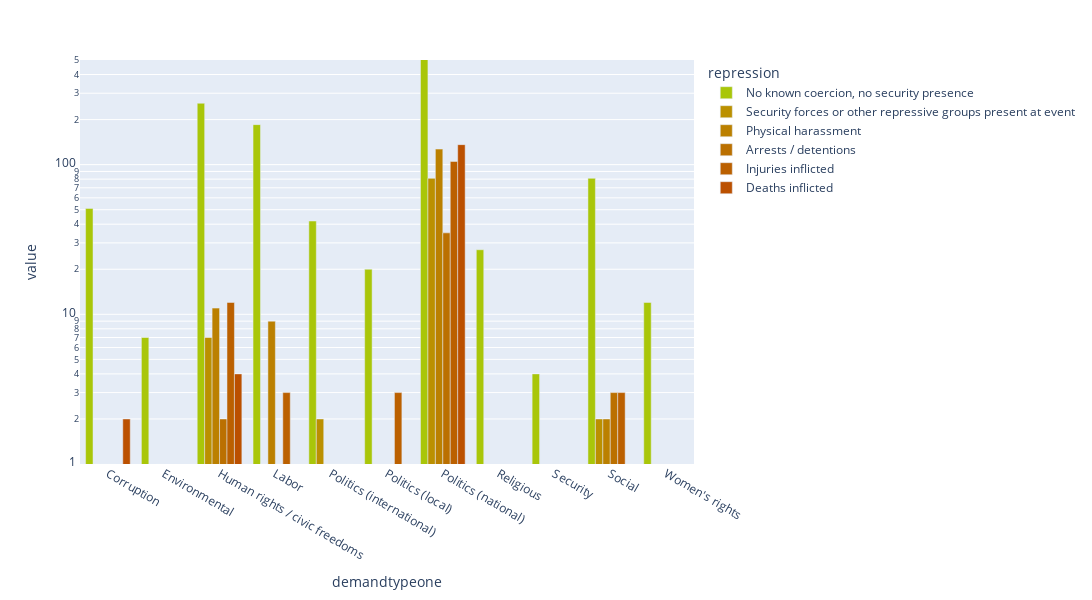

Write notebook code for a chart like this one.
### Code cell
df = create_df('demandtypeone',drop_non_violence=False)
color_dict= col_func(df)

fig = px.bar(df, log_y=True, range_y= [1,500],barmode='group',
            width=1400, height=600,
            color_discrete_map=color_dict)
plt.savefig('demand_repress.png')
fig.show()

### Figure 1 — Plotly figure (JSON) as saved in the notebook; plotly's stock layout.template omitted (floating-point values rounded to 4 significant figures)
{"data": [{"alignmentgroup": "True", "hovertemplate": "repression=No known coercion, no security presence<br>demandtypeone=%{x}<br>value=%{y}<extra></extra>", "legendgroup": "No known coercion, no security presence", "marker": {"color": "#A9C609", "pattern": {"shape": ""}}, "name": "No known coercion, no security presence", "offsetgroup": "No known coercion, no security presence", "orientation": "v", "showlegend": true, "textposition": "auto", "type": "bar", "x": ["Corruption", "Environmental", "Human rights / civic freedoms", "Labor", "Politics (international)", "Politics (local)", "Politics (national)", "Religious", "Security", "Social", "Women's rights"], "xaxis": "x", "y": [51, 7, 257, 185, 42, 20, 1391, 27, 4, 81, 12], "yaxis": "y"}, {"alignmentgroup": "True", "hovertemplate": "repression=Security forces or other repressive groups present at event<br>demandtypeone=%{x}<br>value=%{y}<extra></extra>", "legendgroup": "Security forces or other repressive groups present at event", "marker": {"color": "#BB9000", "pattern": {"shape": ""}}, "name": "Security forces or other repressive groups present at event", "offsetgroup": "Security forces or other repressive groups present at event", "orientation": "v", "showlegend": true, "textposition": "auto", "type": "bar", "x": ["Corruption", "Environmental", "Human rights / civic freedoms", "Labor", "Politics (international)", "Politics (local)", "Politics (national)", "Religious", "Security", "Social", "Women's rights"], "xaxis": "x", "y": [1, null, 7, 1, 2, null, 81, null, null, 2, null], "yaxis": "y"}, {"alignmentgroup": "True", "hovertemplate": "repression=Physical harassment<br>demandtypeone=%{x}<br>value=%{y}<extra></extra>", "legendgroup": "Physical harassment", "marker": {"color": "#BB8000", "pattern": {"shape": ""}}, "name": "Physical harassment", "offsetgroup": "Physical harassment", "orientation": "v", "showlegend": true, "textposition": "auto", "type": "bar", "x": ["Corruption", "Environmental", "Human rights / civic freedoms", "Labor", "Politics (international)", "Politics (local)", "Politics (national)", "Religious", "Security", "Social", "Women's rights"], "xaxis": "x", "y": [1, 1, 11, 9, 1, null, 127, null, null, 2, null], "yaxis": "y"}, {"alignmentgroup": "True", "hovertemplate": "repression=Arrests / detentions<br>demandtypeone=%{x}<br>value=%{y}<extra></extra>", "legendgroup": "Arrests / detentions", "marker": {"color": "#BB7000", "pattern": {"shape": ""}}, "name": "Arrests / detentions", "offsetgroup": "Arrests / detentions", "orientation": "v", "showlegend": true, "textposition": "auto", "type": "bar", "x": ["Corruption", "Environmental", "Human rights / civic freedoms", "Labor", "Politics (international)", "Politics (local)", "Politics (national)", "Religious", "Security", "Social", "Women's rights"], "xaxis": "x", "y": [1, null, 2, 1, 1, null, 35, null, null, 3, null], "yaxis": "y"}, {"alignmentgroup": "True", "hovertemplate": "repression=Injuries inflicted<br>demandtypeone=%{x}<br>value=%{y}<extra></extra>", "legendgroup": "Injuries inflicted", "marker": {"color": "#BB6000", "pattern": {"shape": ""}}, "name": "Injuries inflicted", "offsetgroup": "Injuries inflicted", "orientation": "v", "showlegend": true, "textposition": "auto", "type": "bar", "x": ["Corruption", "Environmental", "Human rights / civic freedoms", "Labor", "Politics (international)", "Politics (local)", "Politics (national)", "Religious", "Security", "Social", "Women's rights"], "xaxis": "x", "y": [null, null, 12, 3, 1, 3, 105, null, null, 3, null], "yaxis": "y"}, {"alignmentgroup": "True", "hovertemplate": "repression=Deaths inflicted<br>demandtypeone=%{x}<br>value=%{y}<extra></extra>", "legendgroup": "Deaths inflicted", "marker": {"color": "#BB5000", "pattern": {"shape": ""}}, "name": "Deaths inflicted", "offsetgroup": "Deaths inflicted", "orientation": "v", "showlegend": true, "textposition": "auto", "type": "bar", "x": ["Corruption", "Environmental", "Human rights / civic freedoms", "Labor", "Politics (international)", "Politics (local)", "Politics (national)", "Religious", "Security", "Social", "Women's rights"], "xaxis": "x", "y": [2, null, 4, null, 1, 1, 136, null, null, 1, null], "yaxis": "y"}], "layout": {"barmode": "group", "height": 600, "legend": {"title": {"text": "repression"}, "tracegroupgap": 0}, "margin": {"t": 60}, "width": 1400, "xaxis": {"anchor": "y", "domain": [0, 1], "title": {"text": "demandtypeone"}}, "yaxis": {"anchor": "x", "domain": [0, 1], "range": [0, 2.699], "title": {"text": "value"}, "type": "log"}}}
